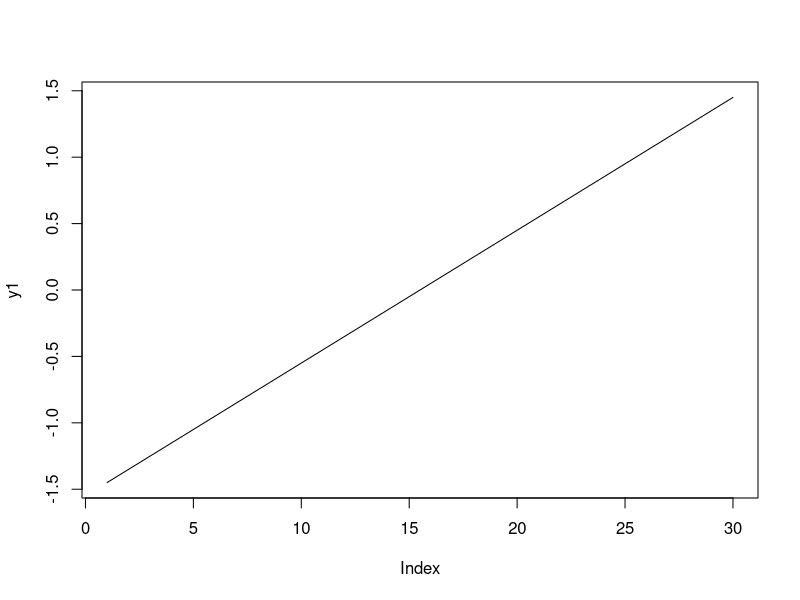
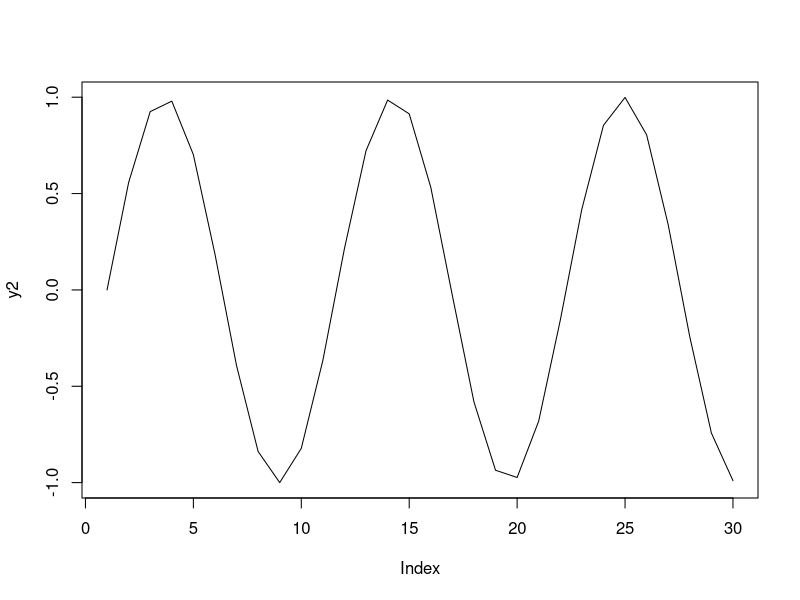
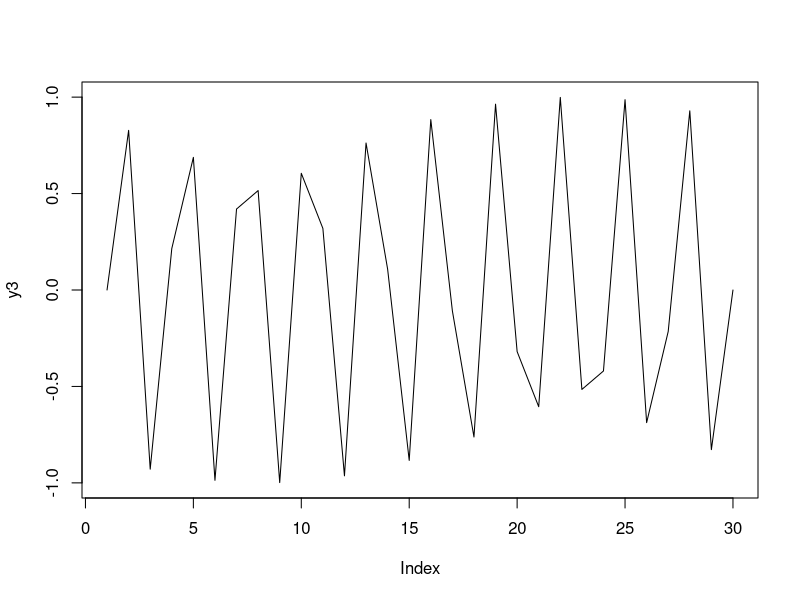
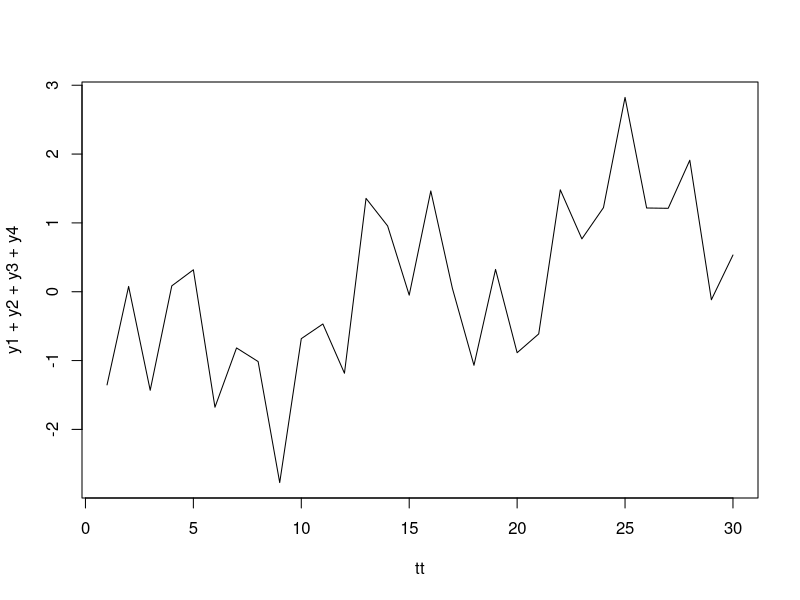

Here is the R script that generated these plots, in order: (Note: this script raises an error after producing the figures.)
## Display items for think piece

rm(list=ls())

## 1. a real-ish timeseries with multi-annual dynamics

tt = 1:30

#trend component
b1<-0.1
y1<-b1*tt-mean(b1*tt)
plot(y1,type="l")

#10-year oscillation
p1<-11
y2<-sin(seq(0,2*pi*(max(tt)/p1),length.out=length(tt)))
plot(y2, type="l")

#4-year oscillation
p2<-3
y3<-sin(seq(0,2*pi*(max(tt)/p2),length.out=length(tt)))
plot(y3, type="l")

#white noise
sig<-0.1
y4<-rnorm(length(tt),0,sig)

plot(tt,y1+y2+y3+y4, type="l")

png("~/Box Sync/NSF EAGER Synchrony/Manuscripts/ThinkPiece/superimposed_signals_v1.png", units="in",
    height=5, width=3.25, res=300)

par(mfrow=c(4,1), mar=c(2,4,0,1), xpd=T, oma=c(2,0,1,0))
plot(tt,y1+y2+y3+y4, type="l",xaxt="n", xlab="")
axis(1,at=c(1,5,10,15,20,25,30),labels=FALSE)
plot(tt,y1,type="l",xaxt="n",xlab="")
axis(1,at=c(1,5,10,15,20,25,30),labels=FALSE)
plot(tt,y2,type="l",xaxt="n",xlab="")
axis(1,at=c(1,5,10,15,20,25,30),labels=FALSE)
plot(tt,y3,type="l",xaxt="n",xlab="")
axis(1,at=c(1,5,10,15,20,25,30),labels=TRUE)
mtext("Timestep",1,outer=T,cex=0.8,line=0.4)

dev.off()


## 2. A long-timescale oscillation where if you catch a particular few years you get a very different answer.

p3<-12
res=0.1
tmax=20
tt<-seq(1,tmax,length.out=tmax/res)

y5<-sin(seq(0,2*pi*(tmax/p3), length.out=tmax/res))

png("~/Box Sync/NSF EAGER Synchrony/Manuscripts/ThinkPiece/cycle_trends_v1.png", units="in",
    height=2.5, width=6.5, res=300)
par(mar=c(4,2.5,2,2), mgp=c(2,0.8,0))
plot(tt,y5,type="l", ylab="", xlab="Timestep")

rect(4,-1.05,7,1.05, border="grey")
rect(8,-1.05,11,1.05, border="grey")
rect(12,-1.05,15,1.05, border="grey")

lm.w1<-lm(y5[tt>4&tt<7]~tt[tt>4&tt<7])
lm.w2<-lm(y5[tt>8&tt<11]~tt[tt>8&tt<11])        
lm.w3<-lm(y5[tt>12&tt<15]~tt[tt>12&tt<15])

lines(tt[tt>4&tt<7], predict(lm.w1), col="red")
lines(tt[tt>8&tt<11], predict(lm.w2), col="red")
lines(tt[tt>12&tt<15], predict(lm.w3), col="red")

dev.off()